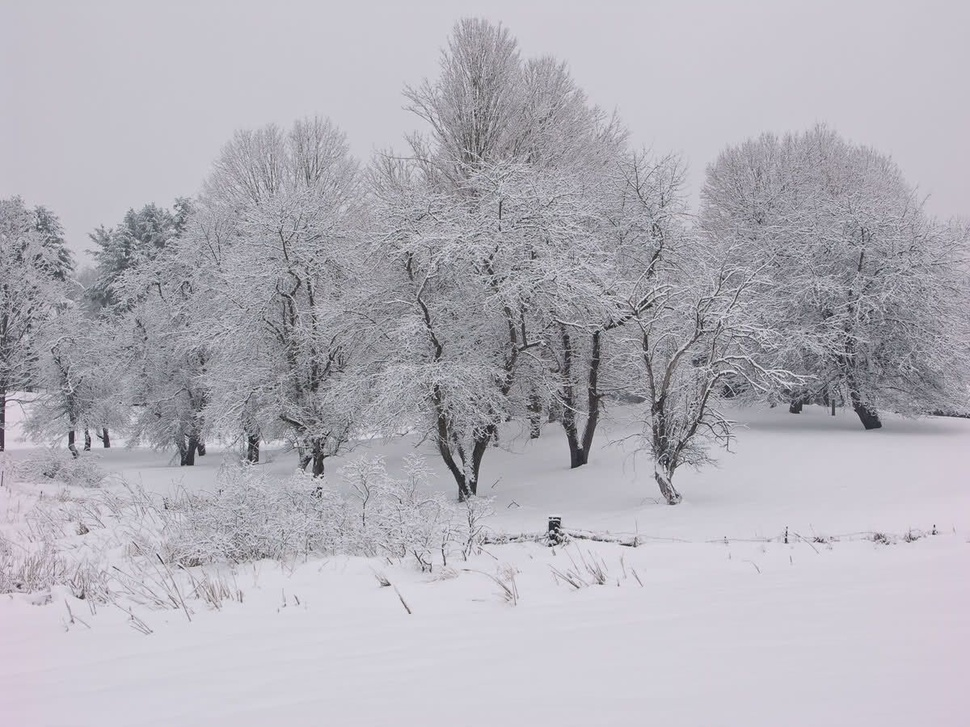
#> input picture Practica3/low_contrast2.jpg, 970 x 727 px, shrunk from 1200 x 900 before the run, found by its file name
$ jupyter execute --allow-errors Transformaciones_operaciones.ipynb
#> lines starting #> are read from the running program, lines starting #| are printed output that depends on the picture
## Práctica 3.Transformaciones y Operaciones con Imágenes.

## Ejercicios
<ol>
    <li>Obtener para la imagen "fantastic_village.jpg" la imagen negada
     <li> Obtener una imagen "blending" de las dos imágenes "fantastic_village.jpg" y "stars.jpg". Una imagen blending es sumar las dos imágenes pero ponderando previamente las imágenes originales por dos factores f1 y f2 tal que f1+f2=1.
     <li> Obtener la imagen and, or y xor de la imagen "fantastic_village.jpg" y "stars.jpg"
      <li> Obtener la funcion de transferencia $f(x)=sin(x*\pi/K)$. Para diferentes valores de k.Aplicar la función de transferencia a la imagen "dalmata.jpg"
      <li> Aplicar la transformada gamma sobre las imagenes "low_contrast2.png" y "low_contrast3.png". Comparar con los mejores resultados de aplicar la función imadjust.
      <li> Ecualizar la imagen "patio_leones.ppm"
    <li> <b> Lo que oculta una imagen.</b> Estas dos imágenes
<table style="width: 390px; height: 266px;" border="0">
<tr><td><a title="Original" href="castillo.pgm"></a>
    </td>
    <td><a title="Imagen con otra imagen oculta"
        href="Castillo_oculto2bits.pgm"></a></td></tr>
</table>
<p>A priori parecen la misma imagen. Sin embargo la imagen de la derecha oculta algo, en particular oculta una versión umbralizada de la  imagen de  vacas. </p>
<p>Dos posibles imágenes ocultas son:</p>
<table style="width: 390px; height: 266px;" border="0">
    <tbody>
        <tr>
            <td><a href="recuperada_castillo.pgm"></a></td>
            <td><a href="recuperada_castillo2.pgm"></a></td>
        </tr>
    </tbody>
</table>
<p></p>
<p></p>
<p></p>
<p></p>
<p>Lo único que sabemos de esta imagen es que simplemente tienen 3 niveles de gris: 0 128 y 255 (imagen de la derecha de vacas). Podrian ser dos niveles tambien 0 252 (imagen de la izquierda de vacas). Explica como se ha ocultado la imagen de las vacas en
    el castillo y como se ha recuperado. Dar el código en Python para obtener la imagen oculta y también el código para ocultar la imagen vacas en el castillo.</p>
<p></p>
<p></p>

</ol>

###### 1º Obtener para la imagen "fantastic_village.jpg" la imagen negada

#> (a cell that did not finish here is left out)

###### 2º Obtener una imagen "blending" de las dos imágenes "fantastic_village.jpg" y "stars.jpg". Una imagen blending es sumar las dos imágenes pero ponderando previamente las imágenes originales por dos factores f1 y f2 tal que f1+f2=1.

#> (a cell that did not finish here is left out)

###### 3º Obtener la imagen and, or y xor de la imagen "fantastic_village.jpg" y "stars.jpg"

#> (a cell that did not finish here is left out)

###### 4º Obtener la funcion de transferencia  𝑓(𝑥)=𝑠𝑖𝑛(𝑥∗𝜋/𝐾) . Para diferentes valores de k.Aplicar la función de transferencia a la imagen "dalmata.jpg"

[cell 4]
import math

#> (the rest of this cell did not finish here and is left out)

#> (a cell that did not finish here is left out)

#> (a cell that did not finish here is left out)

###### 5º Aplicar la transformada gamma sobre las imagenes "low_contrast2.png" y "low_contrast3.png". Comparar con los mejores resultados de aplicar la función imadjust.

[cell 7]
import cv2
import numpy as np
from matplotlib import pyplot as plt
I=cv2.imread('low_contrast2.jpg',0)
#> I: shape (727, 970); min 17, max 247, mean 178.5
fgamma=dict()
ind=np.arange(256)

for g in [0.01,0.05,0.1,0.2,0.5,1, 2, 10]:
    fgamma[g]= pow((ind/255),g)*255

plt.figure(figsize=(12,18))
plt.subplot(5,2,1),plt.imshow(I,'gray'),plt.title("Original")

pos=2
for x,v in fgamma.items():
    Inew = v[I]
    txt="g ="+str(x)
    plt.subplot(5,2,pos),plt.imshow(Inew,'gray'),plt.title(txt)
    pos+=1
#> this loop made 8 passes
#> pass 2, `Inew = v[I]`:
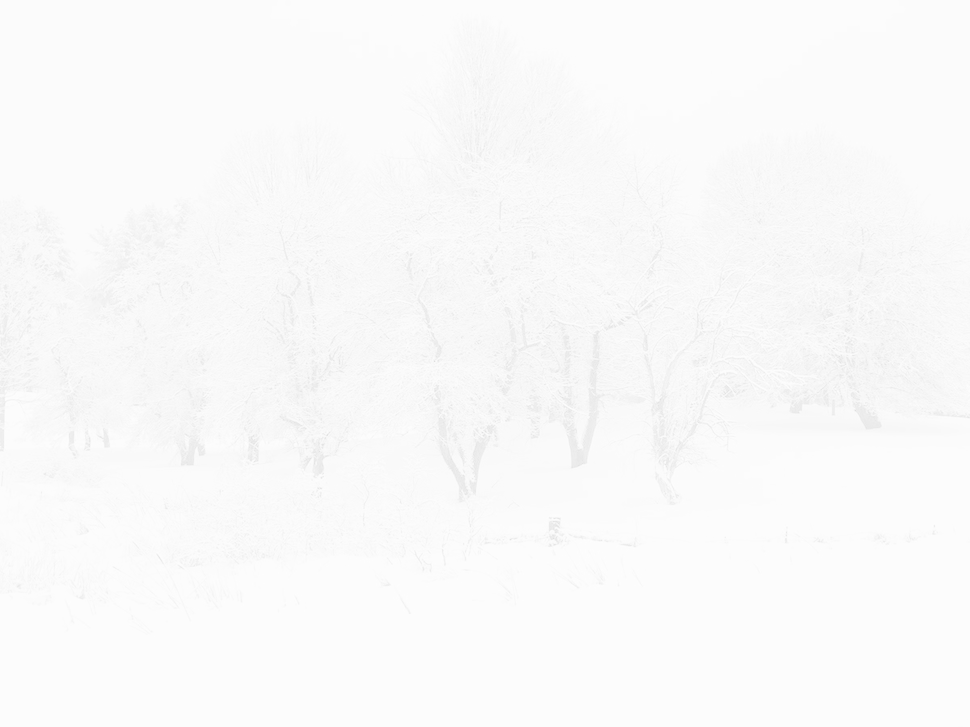
#> Inew: shape (727, 970) float64; min 222.7, max 254.6, mean 250.2
#> after the loop, pos = 10

#> (the rest of this cell did not finish here and is left out)

Podemos apreciar como con la salida de imadjust se diferencia mejor entre el tronco de los arboles y sus hojas, se aprecian las hojas del suelo pero se vuelve demasiado blanco tanto el suelo como el cielo. Por contra, en la transformada de gamma se oscurece a medida que aumenta el gamma siendo que con g=2 se consigue la mejor definición con esta transformada. Aunque un poco oscura, se aprecia el relieve de las hojas, sombras y todos los componentes de la imagen. A medida que bajamos el gamma se vuelve más tenúe la imagen.

[cell 8]
import cv2
import numpy as np
from matplotlib import pyplot as plt
I=cv2.imread('low_contrast3.jpg',0)
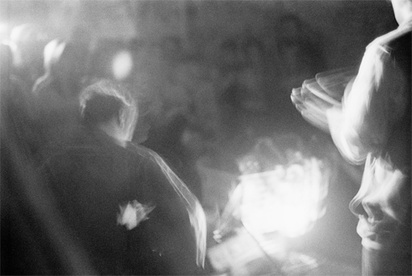
#> input picture Practica3/low_contrast3.jpg, 412 x 276 px, shrunk from 510 x 341 before the run, found by its file name
#> I is the input picture: shape (276, 412); min 0, max 252, mean 114.6
fgamma=dict()
ind=np.arange(256)

for g in [0.01,0.05,0.1,0.2,0.5,1, 2, 10]:
    fgamma[g]= pow((ind/255),g)*255

plt.figure(figsize=(12,18))
plt.subplot(5,2,1),plt.imshow(I,'gray'),plt.title("Original")

pos=2
for x,v in fgamma.items():
    Inew = v[I]
    txt="g ="+str(x)
    plt.subplot(5,2,pos),plt.imshow(Inew,'gray'),plt.title(txt)
    pos+=1
#> this loop made 8 passes
#> pass 3, `Inew = v[I]`:
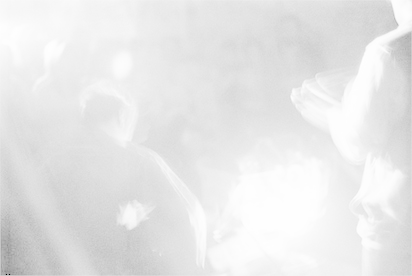
#> Inew: shape (276, 412) float64; min 0, max 254.7, mean 231.8
#> after the loop, pos = 10

#> (the rest of this cell did not finish here and is left out)

En esta ocasión podemos volver a apreciar como a la hora de aumentar el gamma se oscurece la imagen. Sin embargo en esta ocasión, quizás para apreciar mejor el fondo nos convendría disminuirlo un poco, por ello, en mi opinión con el valor g=0.5 conseguimos la mejor definición. Se aprecia el público en el fondo de izquierda a derecha. Sin embargo, con la salida del imadjust, se pierde la visión sobre el público sitúado de pie en el margen derecho de la izquierdo, tras la hoguera.

###### 6º Ecualizar la imagen "patio_leones.ppm"

[cell 9]
img=cv2.imread('patio_leones.ppm',0)
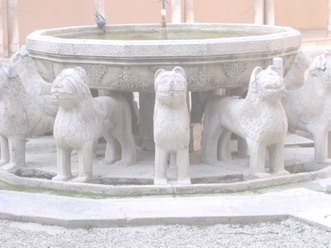
#> input picture Practica3/patio_leones.ppm, 331 x 248 px, shrunk from 410 x 307 before the run, found by its file name
#> img: shape (248, 331); min 115, max 255, mean 202.6
#Ecualizamos la imagen.
equ = cv2.equalizeHist(img)
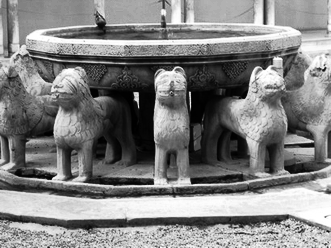
#> equ: shape (248, 331); min 0, max 255, mean 128.8
plt.subplot(1,2,1)
plt.imshow(img, "gray")
plt.title("Original")
plt.axis("off")
plt.subplot(1,2,2)
plt.imshow(equ,"gray")
plt.title("Ecualizada")
plt.axis("off")
#> Out = (-0.5, 330.5, 247.5, -0.5)

###### 7º Lo que oculta una imagen. Estas dos imágenes

[cell 10]
castillo = cv2.imread("Castillo_oculto2bits.png")
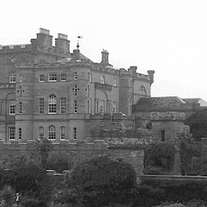
#> input picture Transformaciones y operaciones/Castillo_oculto2bits.png, 207 x 207 px, shrunk from 256 x 256 before the run
#> castillo is the input picture: shape (207, 207, 3); min 0, max 255, mean 137.8

#Función para descubrir las vacas, recibe por parametro la imagen y los niveles de grises resultantes
def discoverCows(img,levels=2):
#> called with levels = 2
    img_hidden = img.copy()
    #Si el formato ya es en escala de grises no se transforma
    if(len(img_hidden.shape) > 2):
        img_hidden = cv2.cvtColor(img_hidden, cv2.COLOR_BGR2GRAY)
    #Si queremos que la imagen resultante sea en dos niveles de grises buscaremos aquellos bits pares y los convertiremos en blanco
    #y si es impar en negro
    if(levels==2):
        for i in range(img_hidden.shape[0]):
            for j in range(img_hidden.shape[1]):
                if(img_hidden[i,j] % 2):
                    img_hidden[i,j] = 255
                else:
                    img_hidden[i,j] = 0
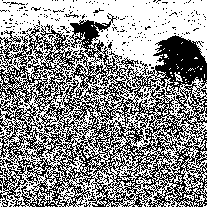
#> img_hidden: shape (207, 207); 56.1% white; black in thin lines or dots
    #En caso de necesitar tres niveles de grises nos ayudaremos del modulo 4, en función del resto repartiremos entre blanco, gris y negro.
    else:
        img_hidden = img_hidden % 4

        img_hidden[img_hidden == 0] = 0
        img_hidden[img_hidden == 1] = 128
        img_hidden[img_hidden == 2] = 255

    return(img_hidden)


castillo_oculto = discoverCows(castillo,2)
castillo_oculto2 = discoverCows(castillo,3)
#> call 2 of discoverCows, with levels = 3
#> in discoverCows (call 2), `img_hidden = img_hidden % 4`:
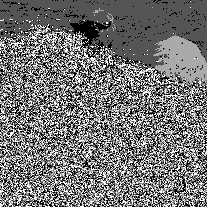
#> img_hidden: shape (207, 207); min 0, max 3, mean 1.39; drawn with min black and max white
#> in discoverCows (call 2), `img_hidden[img_hidden == 1] = 128`:
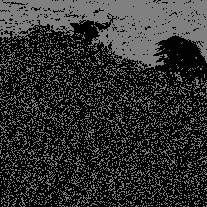
#> img_hidden: shape (207, 207); min 0, max 128, mean 48.7
#> in discoverCows (call 2), `img_hidden[img_hidden == 2] = 255`:
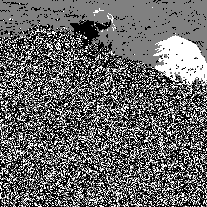
#> img_hidden: shape (207, 207); min 0, max 255, mean 105.5
plt.figure(figsize=(15,10))
plt.subplot(2,2,1)
plt.imshow(castillo_oculto,"gray")
plt.title("Dos niveles de gris")
plt.subplot(2,2,2)
plt.imshow(castillo_oculto2, "gray")
